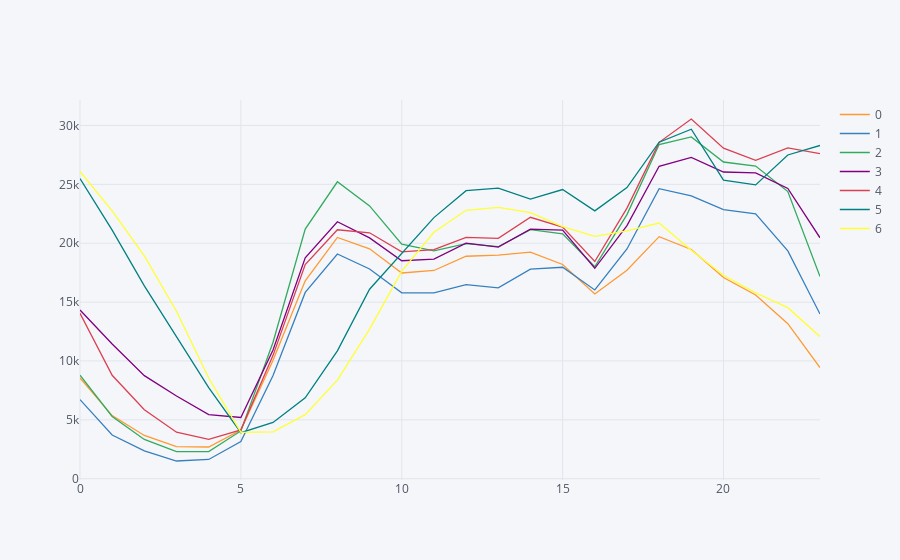

Notebook source saved alongside this figure:
### Code cell
df.groupby(['hour', 'weekday'])['cnt'].mean().unstack().iplot()

### Figure 1 — Plotly figure (JSON) as saved in the notebook; plotly's stock layout.template omitted (floating-point values rounded to 4 significant figures)
{"data": [{"line": {"color": "rgba(255, 153, 51, 1.0)", "dash": "solid", "shape": "linear", "width": 1.3}, "mode": "lines", "name": "0", "text": "", "type": "scatter", "uid": "f4970360-a854-4869-968d-9f84d9b24ba5", "x": [0, 1, 2, 3, 4, 5, 6, 7, 8, 9, 10, 11, 12, 13, 14, 15, 16, 17, 18, 19, 20, 21, 22, 23], "y": [8553.0, 5360.0, 3675.0, 2730, 2691.0, 4134.0, 10070.0, 16810.0, 20490.0, 19520.0, 17472, 17690.0, 18900.0, 18992, 19240.0, 18196, 15690.0, 17700.0, 20559, 19470.0, 17094, 15600.0, 13170.0, 9427]}, {"line": {"color": "rgba(55, 128, 191, 1.0)", "dash": "solid", "shape": "linear", "width": 1.3}, "mode": "lines", "name": "1", "text": "", "type": "scatter", "uid": "dab19616-ca28-43d7-a40c-a3892f806abe", "x": [0, 1, 2, 3, 4, 5, 6, 7, 8, 9, 10, 11, 12, 13, 14, 15, 16, 17, 18, 19, 20, 21, 22, 23], "y": [6719.0, 3707, 2362.0, 1504, 1634.0, 3159, 8757.0, 15820.0, 19090.0, 17820.0, 15790.0, 15790.0, 16490.0, 16210.0, 17799, 17960.0, 16034, 19510.0, 24640.0, 24012, 22860.0, 22500.0, 19352, 13983]}, {"line": {"color": "rgba(50, 171, 96, 1.0)", "dash": "solid", "shape": "linear", "width": 1.3}, "mode": "lines", "name": "2", "text": "", "type": "scatter", "uid": "9c4ad312-c8f2-40c7-bc07-ef7533a93e79", "x": [0, 1, 2, 3, 4, 5, 6, 7, 8, 9, 10, 11, 12, 13, 14, 15, 16, 17, 18, 19, 20, 21, 22, 23], "y": [8787, 5283.0, 3338.0, 2307, 2297.0, 4058.0, 11587, 21200.0, 25219, 23170.0, 19930.0, 19350.0, 19970.0, 19710.0, 21160.0, 20800.0, 18000.0, 22430.0, 28380.0, 29020.0, 26900.0, 26550.0, 24380.0, 17170.0]}, {"line": {"color": "rgba(128, 0, 128, 1.0)", "dash": "solid", "shape": "linear", "width": 1.3}, "mode": "lines", "name": "3", "text": "", "type": "scatter", "uid": "1222a0f7-3b33-4637-bcf4-daf116b859d7", "x": [0, 1, 2, 3, 4, 5, 6, 7, 8, 9, 10, 11, 12, 13, 14, 15, 16, 17, 18, 19, 20, 21, 22, 23], "y": [14330.0, 11440.0, 8754.0, 7030.0, 5445.0, 5198.0, 10925, 18754, 21822, 20450.0, 18513, 18660.0, 20010.0, 19670.0, 21190.0, 21120.0, 17873, 21490.0, 26537, 27290.0, 26050.0, 25970.0, 24650.0, 20464]}, {"line": {"color": "rgba(219, 64, 82, 1.0)", "dash": "solid", "shape": "linear", "width": 1.3}, "mode": "lines", "name": "4", "text": "", "type": "scatter", "uid": "4b0afbcc-10a3-4278-ac19-636625802b86", "x": [0, 1, 2, 3, 4, 5, 6, 7, 8, 9, 10, 11, 12, 13, 14, 15, 16, 17, 18, 19, 20, 21, 22, 23], "y": [14050.0, 8786.0, 5857.0, 3949.0, 3342.0, 4150, 10476, 18190.0, 21140.0, 20890.0, 19260.0, 19460.0, 20500.0, 20420.0, 22210.0, 21370.0, 18450.0, 22980.0, 28569, 30550.0, 28076, 27040.0, 28099, 27606]}, {"line": {"color": "rgba(0, 128, 128, 1.0)", "dash": "solid", "shape": "linear", "width": 1.3}, "mode": "lines", "name": "5", "text": "", "type": "scatter", "uid": "16b3034e-4421-473a-8a92-576ac3afaad9", "x": [0, 1, 2, 3, 4, 5, 6, 7, 8, 9, 10, 11, 12, 13, 14, 15, 16, 17, 18, 19, 20, 21, 22, 23], "y": [25490.0, 21120.0, 16382, 12112, 7730.0, 3912.0, 4776.0, 6867.0, 10860.0, 16090.0, 19140.0, 22180.0, 24460.0, 24672, 23750.0, 24560.0, 22746, 24730.0, 28580.0, 29680.0, 25360, 24950.0, 27500.0, 28303]}, {"line": {"color": "rgba(255, 255, 51, 1.0)", "dash": "solid", "shape": "linear", "width": 1.3}, "mode": "lines", "name": "6", "text": "", "type": "scatter", "uid": "502de71b-741a-4dfe-a918-42d8f082be50", "x": [0, 1, 2, 3, 4, 5, 6, 7, 8, 9, 10, 11, 12, 13, 14, 15, 16, 17, 18, 19, 20, 21, 22, 23], "y": [26099, 22750.0, 18918, 14230.0, 8549.0, 3933.0, 3984.0, 5437, 8368.0, 12710.0, 17620.0, 20930.0, 22797, 23040.0, 22600.0, 21411, 20581, 21050.0, 21710.0, 19400.0, 17280.0, 15779, 14530.0, 12060.0]}], "layout": {"legend": {"bgcolor": "#F5F6F9", "font": {"color": "#4D5663"}}, "paper_bgcolor": "#F5F6F9", "plot_bgcolor": "#F5F6F9", "title": {"font": {"color": "#4D5663"}}, "xaxis": {"gridcolor": "#E1E5ED", "showgrid": true, "tickfont": {"color": "#4D5663"}, "title": {"font": {"color": "#4D5663"}, "text": ""}, "zerolinecolor": "#E1E5ED"}, "yaxis": {"gridcolor": "#E1E5ED", "showgrid": true, "tickfont": {"color": "#4D5663"}, "title": {"font": {"color": "#4D5663"}, "text": ""}, "zerolinecolor": "#E1E5ED"}}}
